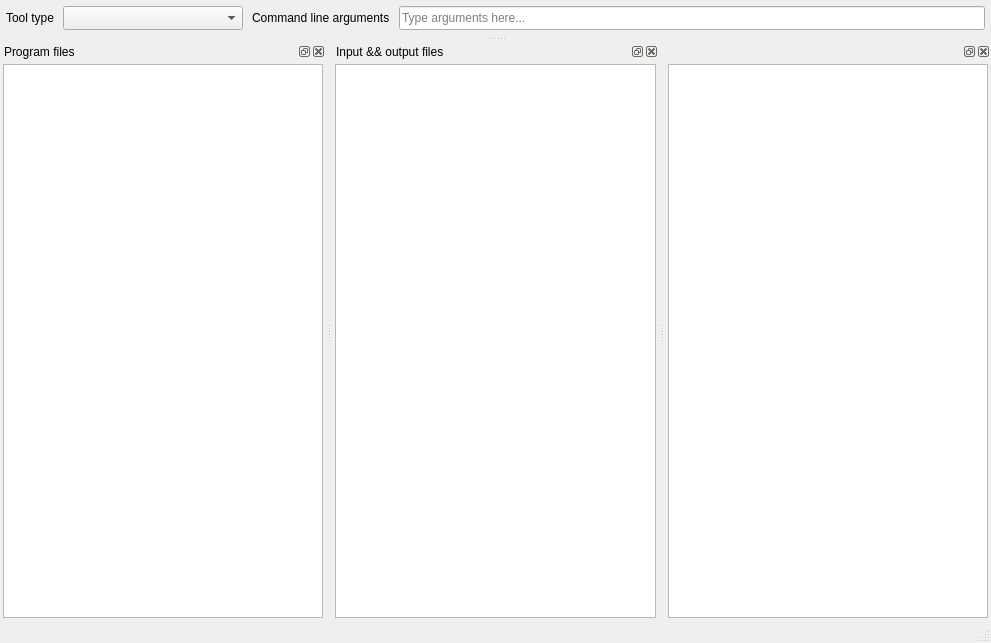
<?xml version="1.0" encoding="UTF-8"?>
<!--
######################################################################################################################
# Copyright (C) 2017-2022 Spine project consortium
# This file is part of Spine Items.
# Spine Items is free software: you can redistribute it and\/or modify it under the terms of the GNU Lesser General
# Public License as published by the Free Software Foundation, either version 3 of the License, or (at your option)
# any later version. This program is distributed in the hope that it will be useful, but WITHOUT ANY WARRANTY;
# without even the implied warranty of MERCHANTABILITY or FITNESS FOR A PARTICULAR PURPOSE. See the GNU Lesser General
# Public License for more details. You should have received a copy of the GNU Lesser General Public License along with
# this program. If not, see <http:\/\/www.gnu.org\/licenses\/>.
######################################################################################################################
-->
<ui version="4.0">
 <class>MainWindow</class>
 <widget class="QMainWindow" name="MainWindow">
  <property name="geometry">
   <rect>
    <x>0</x>
    <y>0</y>
    <width>991</width>
    <height>643</height>
   </rect>
  </property>
  <property name="windowTitle">
   <string>Tool Specification Editor</string>
  </property>
  <property name="dockNestingEnabled">
   <bool>true</bool>
  </property>
  <widget class="QWidget" name="centralwidget">
   <property name="sizePolicy">
    <sizepolicy hsizetype="Preferred" vsizetype="Fixed">
     <horstretch>0</horstretch>
     <verstretch>0</verstretch>
    </sizepolicy>
   </property>
   <layout class="QVBoxLayout" name="verticalLayout_3">
    <property name="spacing">
     <number>6</number>
    </property>
    <property name="leftMargin">
     <number>0</number>
    </property>
    <property name="topMargin">
     <number>6</number>
    </property>
    <property name="rightMargin">
     <number>0</number>
    </property>
    <property name="bottomMargin">
     <number>0</number>
    </property>
    <item>
     <layout class="QHBoxLayout" name="horizontalLayout_2">
      <property name="spacing">
       <number>9</number>
      </property>
      <property name="leftMargin">
       <number>6</number>
      </property>
      <property name="rightMargin">
       <number>6</number>
      </property>
      <item>
       <widget class="QLabel" name="label_tooltype">
        <property name="text">
         <string>Tool type</string>
        </property>
       </widget>
      </item>
      <item>
       <widget class="QComboBox" name="comboBox_tooltype">
        <property name="sizePolicy">
         <sizepolicy hsizetype="Preferred" vsizetype="Fixed">
          <horstretch>0</horstretch>
          <verstretch>0</verstretch>
         </sizepolicy>
        </property>
        <property name="minimumSize">
         <size>
          <width>180</width>
          <height>24</height>
         </size>
        </property>
        <property name="maximumSize">
         <size>
          <width>16777215</width>
          <height>24</height>
         </size>
        </property>
        <property name="toolTip">
         <string>&lt;html&gt;&lt;head/&gt;&lt;body&gt;&lt;p&gt;Tool specification type&lt;/p&gt;&lt;/body&gt;&lt;/html&gt;</string>
        </property>
        <property name="currentText">
         <string/>
        </property>
       </widget>
      </item>
      <item>
       <widget class="QLabel" name="label_3">
        <property name="text">
         <string>Command line arguments</string>
        </property>
       </widget>
      </item>
      <item>
       <widget class="QLineEdit" name="lineEdit_args">
        <property name="sizePolicy">
         <sizepolicy hsizetype="Expanding" vsizetype="Fixed">
          <horstretch>0</horstretch>
          <verstretch>0</verstretch>
         </sizepolicy>
        </property>
        <property name="minimumSize">
         <size>
          <width>220</width>
          <height>24</height>
         </size>
        </property>
        <property name="maximumSize">
         <size>
          <width>5000</width>
          <height>24</height>
         </size>
        </property>
        <property name="toolTip">
         <string>&lt;html&gt;&lt;head/&gt;&lt;body&gt;&lt;p&gt;Command line arguments (space-delimited) for the main program (optional). Use '@@' tags to refer to input files or URLs, see the User Guide for details.&lt;/p&gt;&lt;/body&gt;&lt;/html&gt;</string>
        </property>
        <property name="placeholderText">
         <string>Type arguments here...</string>
        </property>
        <property name="clearButtonEnabled">
         <bool>true</bool>
        </property>
       </widget>
      </item>
     </layout>
    </item>
    <item>
     <layout class="QHBoxLayout" name="horizontalLayout_options_placeholder"/>
    </item>
    <item>
     <widget class="Line" name="line_2">
      <property name="orientation">
       <enum>Qt::Vertical</enum>
      </property>
     </widget>
    </item>
   </layout>
  </widget>
  <widget class="QStatusBar" name="statusbar"/>
  <widget class="QDockWidget" name="dockWidget_program_files">
   <property name="allowedAreas">
    <set>Qt::BottomDockWidgetArea</set>
   </property>
   <property name="windowTitle">
    <string>Program files</string>
   </property>
   <attribute name="dockWidgetArea">
    <number>8</number>
   </attribute>
   <widget class="QWidget" name="dockWidgetContents_4">
    <layout class="QVBoxLayout" name="verticalLayout">
     <property name="spacing">
      <number>3</number>
     </property>
     <property name="leftMargin">
      <number>3</number>
     </property>
     <property name="topMargin">
      <number>3</number>
     </property>
     <property name="rightMargin">
      <number>3</number>
     </property>
     <property name="bottomMargin">
      <number>3</number>
     </property>
     <item>
      <widget class="SourcesTreeView" name="treeView_programfiles">
       <property name="sizePolicy">
        <sizepolicy hsizetype="Expanding" vsizetype="Expanding">
         <horstretch>0</horstretch>
         <verstretch>100</verstretch>
        </sizepolicy>
       </property>
       <property name="font">
        <font>
         <pointsize>11</pointsize>
        </font>
       </property>
       <property name="focusPolicy">
        <enum>Qt::StrongFocus</enum>
       </property>
       <property name="acceptDrops">
        <bool>true</bool>
       </property>
       <property name="lineWidth">
        <number>1</number>
       </property>
       <property name="selectionMode">
        <enum>QAbstractItemView::ExtendedSelection</enum>
       </property>
       <property name="textElideMode">
        <enum>Qt::ElideLeft</enum>
       </property>
       <property name="verticalScrollMode">
        <enum>QAbstractItemView::ScrollPerPixel</enum>
       </property>
       <attribute name="headerVisible">
        <bool>false</bool>
       </attribute>
      </widget>
     </item>
    </layout>
   </widget>
  </widget>
  <widget class="QDockWidget" name="dockWidget_io_files">
   <property name="allowedAreas">
    <set>Qt::BottomDockWidgetArea</set>
   </property>
   <property name="windowTitle">
    <string>Input &amp;&amp; output files</string>
   </property>
   <attribute name="dockWidgetArea">
    <number>8</number>
   </attribute>
   <widget class="QWidget" name="dockWidgetContents_2">
    <layout class="QVBoxLayout" name="verticalLayout_7">
     <property name="spacing">
      <number>3</number>
     </property>
     <property name="leftMargin">
      <number>3</number>
     </property>
     <property name="topMargin">
      <number>3</number>
     </property>
     <property name="rightMargin">
      <number>3</number>
     </property>
     <property name="bottomMargin">
      <number>3</number>
     </property>
     <item>
      <widget class="CustomTreeView" name="treeView_io_files">
       <property name="selectionMode">
        <enum>QAbstractItemView::ExtendedSelection</enum>
       </property>
       <property name="textElideMode">
        <enum>Qt::ElideLeft</enum>
       </property>
       <property name="verticalScrollMode">
        <enum>QAbstractItemView::ScrollPerPixel</enum>
       </property>
       <attribute name="headerVisible">
        <bool>false</bool>
       </attribute>
      </widget>
     </item>
    </layout>
   </widget>
  </widget>
  <widget class="QDockWidget" name="dockWidget_program">
   <property name="allowedAreas">
    <set>Qt::BottomDockWidgetArea</set>
   </property>
   <property name="windowTitle">
    <string/>
   </property>
   <attribute name="dockWidgetArea">
    <number>8</number>
   </attribute>
   <widget class="QWidget" name="dockWidgetContents">
    <layout class="QVBoxLayout" name="verticalLayout_8">
     <property name="spacing">
      <number>3</number>
     </property>
     <property name="leftMargin">
      <number>3</number>
     </property>
     <property name="topMargin">
      <number>3</number>
     </property>
     <property name="rightMargin">
      <number>3</number>
     </property>
     <property name="bottomMargin">
      <number>3</number>
     </property>
     <item>
      <widget class="CodeTextEdit" name="textEdit_program"/>
     </item>
    </layout>
   </widget>
  </widget>
  <action name="actionNew_main_program_file">
   <property name="icon">
    <iconset resource="../../ui/resources/resources_icons.qrc">
     <normaloff>:/icons/file-regular.svg</normaloff>:/icons/file-regular.svg</iconset>
   </property>
   <property name="text">
    <string>New main program file</string>
   </property>
   <property name="toolTip">
    <string>&lt;html&gt;&lt;head/&gt;&lt;body&gt;&lt;p&gt;Create new main program file&lt;/p&gt;&lt;/body&gt;&lt;/html&gt;</string>
   </property>
  </action>
  <action name="actionSelect_main_program_file">
   <property name="icon">
    <iconset resource="../../ui/resources/resources_icons.qrc">
     <normaloff>:/icons/folder-open-regular.svg</normaloff>:/icons/folder-open-regular.svg</iconset>
   </property>
   <property name="text">
    <string>Select main program file</string>
   </property>
   <property name="toolTip">
    <string>&lt;html&gt;&lt;head/&gt;&lt;body&gt;&lt;p&gt;Select existing main program file from your computer&lt;/p&gt;&lt;/body&gt;&lt;/html&gt;</string>
   </property>
  </action>
  <action name="actionAdd_program_file">
   <property name="enabled">
    <bool>false</bool>
   </property>
   <property name="icon">
    <iconset resource="../../ui/resources/resources_icons.qrc">
     <normaloff>:/icons/folder-open-regular.svg</normaloff>:/icons/folder-open-regular.svg</iconset>
   </property>
   <property name="text">
    <string>Add program files</string>
   </property>
   <property name="toolTip">
    <string>&lt;html&gt;&lt;head/&gt;&lt;body&gt;&lt;p&gt;Select additional program files from your computer&lt;/p&gt;&lt;/body&gt;&lt;/html&gt;</string>
   </property>
  </action>
  <action name="actionAdd_program_directory">
   <property name="enabled">
    <bool>false</bool>
   </property>
   <property name="icon">
    <iconset resource="../../ui/resources/resources_icons.qrc">
     <normaloff>:/icons/folder-open-solid.svg</normaloff>:/icons/folder-open-solid.svg</iconset>
   </property>
   <property name="text">
    <string>Add program directory</string>
   </property>
   <property name="toolTip">
    <string>&lt;html&gt;&lt;head/&gt;&lt;body&gt;&lt;p&gt;Select additional program directory from your computer&lt;/p&gt;&lt;/body&gt;&lt;/html&gt;</string>
   </property>
  </action>
  <action name="actionRemove_selected_program_files">
   <property name="enabled">
    <bool>false</bool>
   </property>
   <property name="icon">
    <iconset resource="../../ui/resources/resources_icons.qrc">
     <normaloff>:/icons/trash-alt.svg</normaloff>:/icons/trash-alt.svg</iconset>
   </property>
   <property name="text">
    <string>Remove selected program files</string>
   </property>
   <property name="toolTip">
    <string>&lt;html&gt;&lt;head/&gt;&lt;body&gt;&lt;p&gt;Remove selected additional program files&lt;/p&gt;&lt;/body&gt;&lt;/html&gt;</string>
   </property>
  </action>
  <action name="actionAdd_input_files">
   <property name="icon">
    <iconset resource="../../ui/resources/resources_icons.qrc">
     <normaloff>:/icons/plus.svg</normaloff>:/icons/plus.svg</iconset>
   </property>
   <property name="text">
    <string>Add input files</string>
   </property>
   <property name="toolTip">
    <string>&lt;html&gt;&lt;head/&gt;&lt;body&gt;&lt;p&gt;Add input files and/or directories. Examples:&lt;/p&gt;&lt;p&gt;'data.csv'&lt;/p&gt;&lt;p&gt;'input/data.csv'&lt;/p&gt;&lt;p&gt;'input/'&lt;/p&gt;&lt;p&gt;'output/'&lt;/p&gt;&lt;/body&gt;&lt;/html&gt;</string>
   </property>
  </action>
  <action name="actionRemove_selected_input_files">
   <property name="enabled">
    <bool>false</bool>
   </property>
   <property name="icon">
    <iconset resource="../../ui/resources/resources_icons.qrc">
     <normaloff>:/icons/trash-alt.svg</normaloff>:/icons/trash-alt.svg</iconset>
   </property>
   <property name="text">
    <string>Remove selected input files</string>
   </property>
   <property name="toolTip">
    <string>&lt;html&gt;&lt;head/&gt;&lt;body&gt;&lt;p&gt;Remove selected input files&lt;/p&gt;&lt;/body&gt;&lt;/html&gt;</string>
   </property>
  </action>
  <action name="actionAdd_opt_input_files">
   <property name="icon">
    <iconset resource="../../ui/resources/resources_icons.qrc">
     <normaloff>:/icons/plus.svg</normaloff>:/icons/plus.svg</iconset>
   </property>
   <property name="text">
    <string>Add optional input files</string>
   </property>
   <property name="toolTip">
    <string>&lt;html&gt;&lt;head/&gt;&lt;body&gt;&lt;p&gt;Add optional input files&lt;/p&gt;&lt;/body&gt;&lt;/html&gt;</string>
   </property>
  </action>
  <action name="actionRemove_selected_opt_input_files">
   <property name="enabled">
    <bool>false</bool>
   </property>
   <property name="icon">
    <iconset resource="../../ui/resources/resources_icons.qrc">
     <normaloff>:/icons/trash-alt.svg</normaloff>:/icons/trash-alt.svg</iconset>
   </property>
   <property name="text">
    <string>Remove selected optional input files</string>
   </property>
   <property name="toolTip">
    <string>&lt;html&gt;&lt;head/&gt;&lt;body&gt;&lt;p&gt;Remove selected optional input files&lt;/p&gt;&lt;/body&gt;&lt;/html&gt;</string>
   </property>
  </action>
  <action name="actionAdd_output_files">
   <property name="icon">
    <iconset resource="../../ui/resources/resources_icons.qrc">
     <normaloff>:/icons/plus.svg</normaloff>:/icons/plus.svg</iconset>
   </property>
   <property name="text">
    <string>Add output files</string>
   </property>
   <property name="toolTip">
    <string>&lt;html&gt;&lt;head/&gt;&lt;body&gt;&lt;p&gt;Add output files&lt;/p&gt;&lt;/body&gt;&lt;/html&gt;</string>
   </property>
  </action>
  <action name="actionRemove_selected_output_files">
   <property name="enabled">
    <bool>false</bool>
   </property>
   <property name="icon">
    <iconset resource="../../ui/resources/resources_icons.qrc">
     <normaloff>:/icons/trash-alt.svg</normaloff>:/icons/trash-alt.svg</iconset>
   </property>
   <property name="text">
    <string>Remove selected output files</string>
   </property>
   <property name="toolTip">
    <string>&lt;html&gt;&lt;head/&gt;&lt;body&gt;&lt;p&gt;Remove selected output files&lt;/p&gt;&lt;/body&gt;&lt;/html&gt;</string>
   </property>
  </action>
  <action name="actionNew_program_file">
   <property name="enabled">
    <bool>false</bool>
   </property>
   <property name="icon">
    <iconset resource="../../ui/resources/resources_icons.qrc">
     <normaloff>:/icons/file-regular.svg</normaloff>:/icons/file-regular.svg</iconset>
   </property>
   <property name="text">
    <string>New program file</string>
   </property>
   <property name="toolTip">
    <string>&lt;html&gt;&lt;head/&gt;&lt;body&gt;&lt;p&gt;Create new additional program file&lt;/p&gt;&lt;/body&gt;&lt;/html&gt;</string>
   </property>
  </action>
  <action name="actionSave_program_file">
   <property name="enabled">
    <bool>false</bool>
   </property>
   <property name="text">
    <string>Save program file</string>
   </property>
   <property name="toolTip">
    <string>&lt;html&gt;&lt;head/&gt;&lt;body&gt;&lt;p&gt;Save program file&lt;/p&gt;&lt;/body&gt;&lt;/html&gt;</string>
   </property>
   <property name="shortcut">
    <string>Ctrl+Shift+S</string>
   </property>
  </action>
  <action name="actionRemove_all_program_files">
   <property name="icon">
    <iconset resource="../../ui/resources/resources_icons.qrc">
     <normaloff>:/icons/trash-alt.svg</normaloff>:/icons/trash-alt.svg</iconset>
   </property>
   <property name="text">
    <string>Remove all program files</string>
   </property>
   <property name="toolTip">
    <string>&lt;html&gt;&lt;head/&gt;&lt;body&gt;&lt;p&gt;Remove ALL program files. Useful with Executable Tool Specs.&lt;/p&gt;&lt;/body&gt;&lt;/html&gt;</string>
   </property>
  </action>
 </widget>
 <customwidgets>
  <customwidget>
   <class>CodeTextEdit</class>
   <extends>QPlainTextEdit</extends>
   <header>spinetoolbox/widgets/code_text_edit.h</header>
  </customwidget>
  <customwidget>
   <class>CustomTreeView</class>
   <extends>QTreeView</extends>
   <header>spinetoolbox/widgets/custom_qtreeview.h</header>
  </customwidget>
  <customwidget>
   <class>SourcesTreeView</class>
   <extends>QTreeView</extends>
   <header>spinetoolbox/widgets/custom_qtreeview.h</header>
  </customwidget>
 </customwidgets>
 <resources>
  <include location="../../ui/resources/resources_icons.qrc"/>
 </resources>
 <connections/>
</ui>
